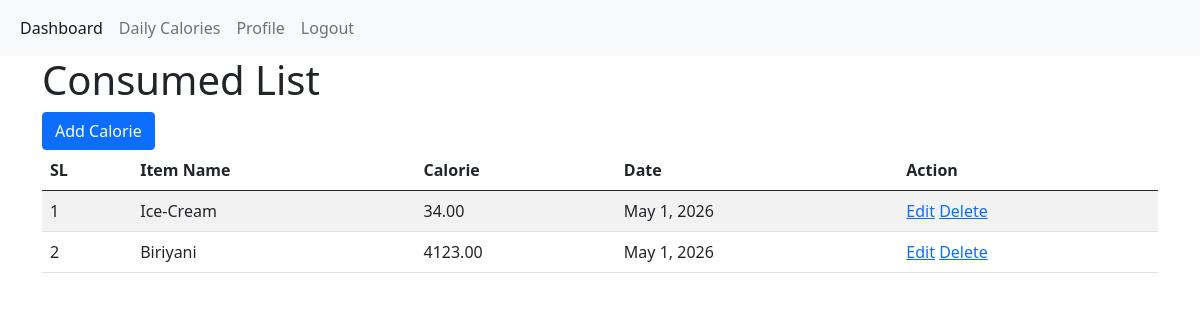
/daily-calories/ (signed in), run on an earlier commit of the app's database.
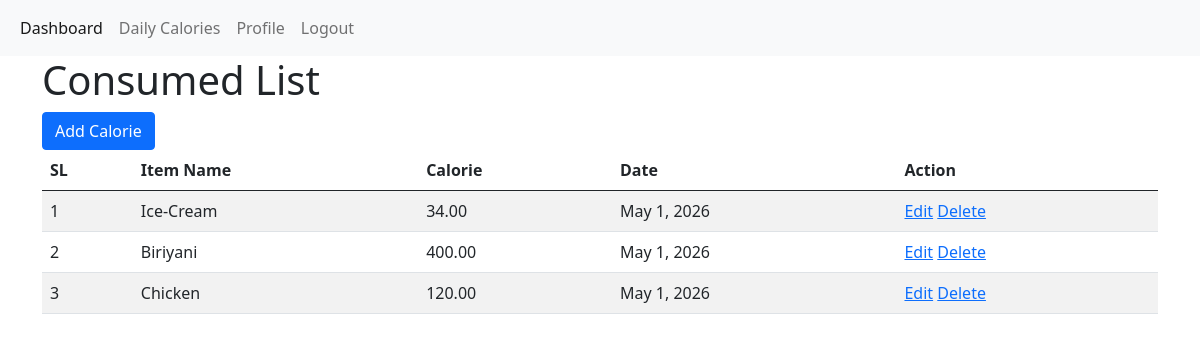
And on a later commit of the database.
### Calorie/models.py (models this page shows, shortened)
class ConsumedCaloryModel(models.Model):
    user = models.ForeignKey(User, on_delete=models.CASCADE, related_name='user_calory')
    item_name = models.CharField(max_length=100, null=True)
    calory = models.DecimalField(max_digits=10, decimal_places=2, null=True)
    date = models.DateField(auto_now_add=True, null=True)

### Calorie/views.py (the view)
# urls.py: path('daily-calories/',daily_consumed_list,name='daily_calories'),
@login_required
def daily_consumed_list(request):
    calorie_data = ConsumedCaloryModel.objects.filter(user = request.user)
    context = {
        'calorie_data': calorie_data
    }
    return render(request, 'daily-consumed-list.html', context)

### Calorie/templates/daily-consumed-list.html (shortened to what this page needs)
{% extends 'master/base.html' %}
{% block content %}
<h1>Consumed List</h1>
<a href="{% url 'add_calorie' %}" class="btn btn-primary">Add Calorie</a>
<table class="table table-striped">
    <thead>
        <tr>
            <th>SL</th>
            <th>Item Name</th>
            <th>Calorie</th>
            <th>Date</th>
            <th>Action</th>
        </tr>
    </thead>
    <tbody>
        {% for data in calorie_data %}
            <tr>
                <td>{{forloop.counter}}</td>
                <td>{{data.item_name}}</td>
                <td>{{data.calory}}</td>
                <td>{{data.date}}</td>
                <td>
                    <a href="{% url 'update_calorie' data.id %}">Edit</a>
                    <a href="{% url 'delete_calorie' data.id %}">Delete</a>
                </td>
            </tr>
        {% endfor %}
    </tbody>
</table>
{% endblock content %}

### Calorie/templates/master/base.html (shortened to what this page needs)
<!doctype html>
<html lang="en">
  <head>
    <link href="https://cdn.jsdelivr.net/npm/bootstrap@5.0.2/dist/css/bootstrap.min.css" rel="stylesheet">
  </head>
  <body>
    {% include 'master/nav.html' %}
    <div class="container">
        {% block content %}
        {% endblock content %}
    </div>
  </body>
</html>

### Calorie/templates/master/nav.html
<nav class="navbar navbar-expand-lg navbar-light bg-light">
  <div class="container-fluid">
    <div class="collapse navbar-collapse" id="navbarNav">
      <ul class="navbar-nav">
        <li class="nav-item">
          <a class="nav-link active" aria-current="page" href="{% url 'dashboard' %}">Dashboard</a>
        </li>
        <li class="nav-item">
          <a class="nav-link" href="{% url 'daily_calories' %}">Daily Calories</a>
        </li>
        <li class="nav-item">
          <a class="nav-link" href="{% url 'profile_page' %}">Profile</a>
        </li>
        <li class="nav-item">
          <a class="nav-link" href="{% url 'logout_page' %}">Logout</a>
        </li>
      </ul>
    </div>
  </div>
</nav>

What changed in the data, as far as the page shows it:
changed ConsumedCaloryModel "Biriyani": calory "4123.00" → "400.00"
added ConsumedCaloryModel: item_name "Chicken", calory "120.00", date "May 1, 2026"
